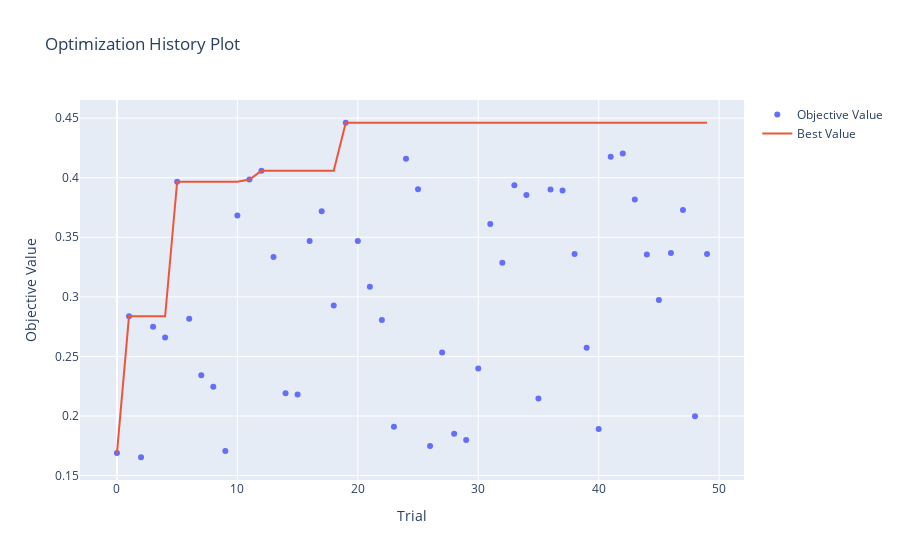
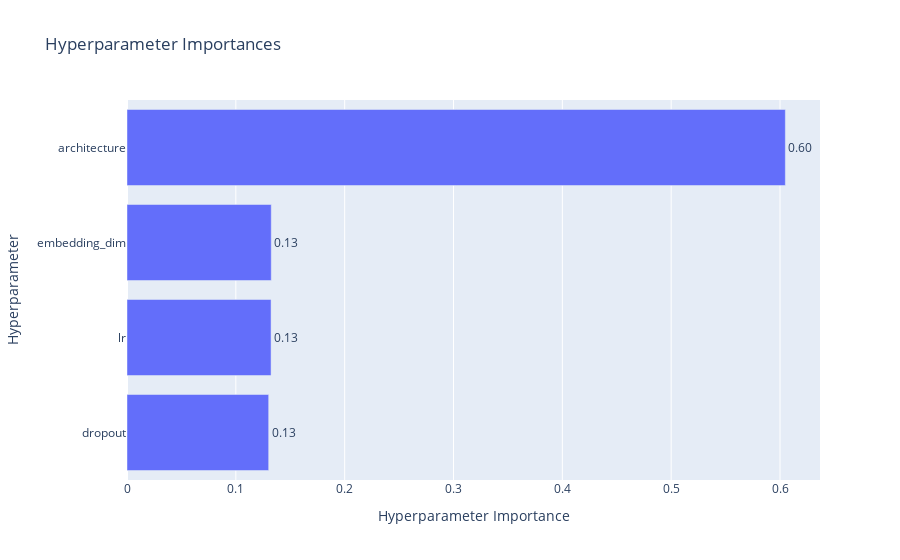
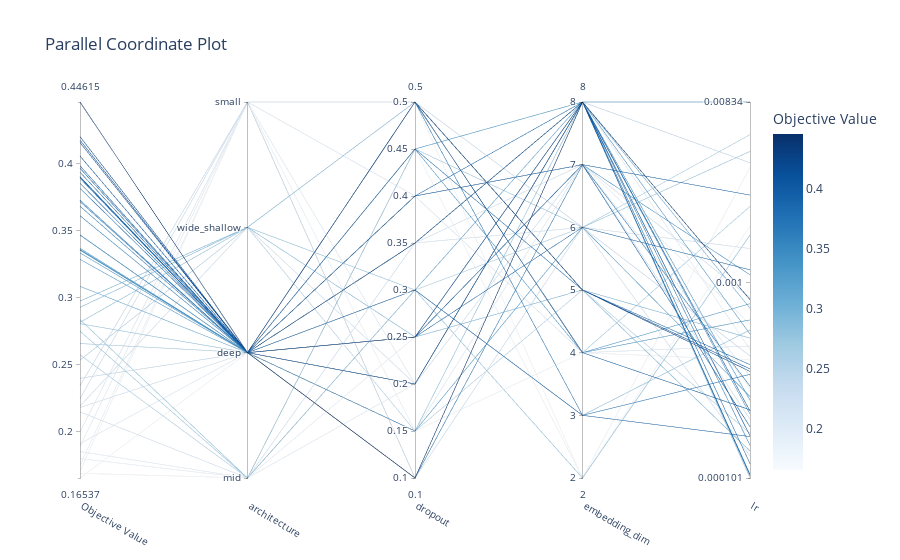
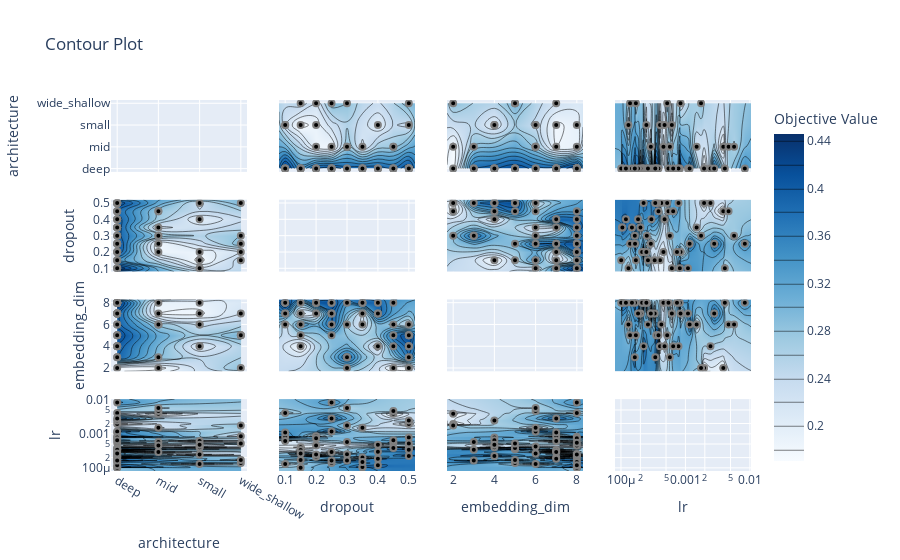

The notebook cell saved with these charts, in order:
### Markdown cell above
#### **Model A 30-Day LSTM-AE**

### Code cell
# Optuna objective function
def objective(trial):
    is_bilstm = False
    sequence_length = 30

    architecture_choice = trial.suggest_categorical("architecture", list(POSSIBLE_LAYER_SIZES.keys()))
    layer_sizes = POSSIBLE_LAYER_SIZES[architecture_choice]
    
    dropout = trial.suggest_float("dropout", 0.1, 0.5, step=0.05)
    embedding_dim = trial.suggest_int("embedding_dim", 2, 8)
    learning_rate = trial.suggest_float("lr", 1e-4, 1e-2, log=True)

    train_ds = WildfireDataset(s1_train, sequence_length, only_no_fire=True)
    val_ds = WildfireDataset(s1_val, sequence_length, only_no_fire=False)
    train_loader = DataLoader(train_ds, batch_size=64, shuffle=True, generator=g)
    val_loader = DataLoader(val_ds, batch_size=64, shuffle=False)

    model = LSTMAutoencoder(input_dim=len(NUMERIC_FEATURES),
                             embedding_dim=embedding_dim,
                             layer_sizes=layer_sizes,
                             num_states=s1_train[CAT_FEATURE].nunique(),
                             bidirectional=is_bilstm,
                             dropout=dropout)
    optimizer = torch.optim.Adam(model.parameters(), lr=learning_rate)
    criterion = nn.MSELoss()

    for epoch in range(1, 21):
        loss = train_one_epoch(model, train_loader, optimizer, criterion)

    val_scores, val_labels = evaluate_model(model, val_loader)
    threshold, _ = find_best_f1_threshold(val_labels, val_scores)
    metrics, _ = compute_metrics(val_labels, val_scores, threshold)

    trial_msg = (f"Trial {trial.number}: "
                 f"MCC={metrics['MCC']:.4f}, REC={metrics['REC']:.4f}, AUC={metrics['AUC']:.4f}, "
                 f"Params={trial.params}")
    
    log_path = os.path.join(log_dir, "LSTM-AE_optuna_search_log.txt")
    with open(log_path, "a") as f:
        log_and_print(trial_msg, f)
    
    return metrics["MCC"]

# Optuna study
study = optuna.create_study(direction="maximize")
study.optimize(objective, n_trials=50)

# Save best trial
best_params_path = os.path.join(log_dir, "LSTM-AE_best_trial_params.txt")
with open(best_params_path, "w") as f:
    f.write(str(study.best_trial.params))

print("Best trial parameters saved to:", best_params_path)

fig1 = vis.plot_optimization_history(study)
fig1.show()
fig2 = vis.plot_param_importances(study)
fig2.show()
fig3 = vis.plot_parallel_coordinate(study)
fig3.show()
fig4 = vis.plot_contour(study)
fig4.show()

fig1.write_html(os.path.join(log_dir, "LSTM-AE_optuna_optimization_history.html"))
fig2.write_html(os.path.join(log_dir, "LSTM-AE_optuna_param_importances.html"))
fig3.write_html(os.path.join(log_dir, "LSTM-AE_optuna_parallel_coordinate.html"))
fig4.write_html(os.path.join(log_dir, "LSTM-AE_optuna_contour.html"))

### Figure 1 — Plotly figure (JSON) as saved in the notebook; plotly's stock layout.template omitted (floating-point values rounded to 4 significant figures)
{"data": [{"mode": "markers", "name": "Objective Value", "type": "scatter", "x": [0, 1, 2, 3, 4, 5, 6, 7, 8, 9, 10, 11, 12, 13, 14, 15, 16, 17, 18, 19, 20, 21, 22, 23, 24, 25, 26, 27, 28, 29, 30, 31, 32, 33, 34, 35, 36, 37, 38, 39, 40, 41, 42, 43, 44, 45, 46, 47, 48, 49], "y": [0.1689, 0.2836, 0.1654, 0.275, 0.2658, 0.3967, 0.2817, 0.2343, 0.2246, 0.1706, 0.3683, 0.3985, 0.4058, 0.3335, 0.2192, 0.218, 0.3468, 0.3718, 0.2928, 0.4461, 0.3469, 0.3085, 0.2806, 0.191, 0.4159, 0.3904, 0.1748, 0.2534, 0.1851, 0.1799, 0.2398, 0.3612, 0.3287, 0.3937, 0.3854, 0.2147, 0.39, 0.3892, 0.3359, 0.2573, 0.189, 0.4176, 0.4202, 0.3817, 0.3355, 0.2975, 0.3369, 0.3729, 0.1998, 0.336]}, {"mode": "lines", "name": "Best Value", "type": "scatter", "x": [0, 1, 2, 3, 4, 5, 6, 7, 8, 9, 10, 11, 12, 13, 14, 15, 16, 17, 18, 19, 20, 21, 22, 23, 24, 25, 26, 27, 28, 29, 30, 31, 32, 33, 34, 35, 36, 37, 38, 39, 40, 41, 42, 43, 44, 45, 46, 47, 48, 49], "y": [0.1689, 0.2836, 0.2836, 0.2836, 0.2836, 0.3967, 0.3967, 0.3967, 0.3967, 0.3967, 0.3967, 0.3985, 0.4058, 0.4058, 0.4058, 0.4058, 0.4058, 0.4058, 0.4058, 0.4461, 0.4461, 0.4461, 0.4461, 0.4461, 0.4461, 0.4461, 0.4461, 0.4461, 0.4461, 0.4461, 0.4461, 0.4461, 0.4461, 0.4461, 0.4461, 0.4461, 0.4461, 0.4461, 0.4461, 0.4461, 0.4461, 0.4461, 0.4461, 0.4461, 0.4461, 0.4461, 0.4461, 0.4461, 0.4461, 0.4461]}, {"marker": {"color": "#cccccc"}, "mode": "markers", "name": "Infeasible Trial", "showlegend": false, "type": "scatter", "x": [], "y": []}], "layout": {"title": {"text": "Optimization History Plot"}, "xaxis": {"title": {"text": "Trial"}}, "yaxis": {"title": {"text": "Objective Value"}}}}

### Figure 2 — Plotly figure (JSON) as saved in the notebook; plotly's stock layout.template omitted (floating-point values rounded to 4 significant figures)
{"data": [{"cliponaxis": false, "hovertemplate": ["dropout (FloatDistribution): 0.13017722059086623<extra></extra>", "lr (FloatDistribution): 0.13236486635121802<extra></extra>", "embedding_dim (IntDistribution): 0.1325442968830984<extra></extra>", "architecture (CategoricalDistribution): 0.6049136161748173<extra></extra>"], "name": "Objective Value", "orientation": "h", "text": ["0.13", "0.13", "0.13", "0.60"], "textposition": "outside", "type": "bar", "x": [0.1302, 0.1324, 0.1325, 0.6049], "y": ["dropout", "lr", "embedding_dim", "architecture"]}], "layout": {"title": {"text": "Hyperparameter Importances"}, "xaxis": {"title": {"text": "Hyperparameter Importance"}}, "yaxis": {"title": {"text": "Hyperparameter"}}}}

### Figure 3 — Plotly figure (JSON) as saved in the notebook; plotly's stock layout.template omitted (floating-point values rounded to 4 significant figures)
{"data": [{"dimensions": [{"label": "Objective Value", "range": [0.1654, 0.4461], "values": [0.1689, 0.2836, 0.1654, 0.275, 0.2658, 0.3967, 0.2817, 0.2343, 0.2246, 0.1706, 0.3683, 0.3985, 0.4058, 0.3335, 0.2192, 0.218, 0.3468, 0.3718, 0.2928, 0.4461, 0.3469, 0.3085, 0.2806, 0.191, 0.4159, 0.3904, 0.1748, 0.2534, 0.1851, 0.1799, 0.2398, 0.3612, 0.3287, 0.3937, 0.3854, 0.2147, 0.39, 0.3892, 0.3359, 0.2573, 0.189, 0.4176, 0.4202, 0.3817, 0.3355, 0.2975, 0.3369, 0.3729, 0.1998, 0.336]}, {"label": "architecture", "range": [0, 3], "ticktext": ["mid", "deep", "wide_shallow", "small"], "tickvals": [0, 1, 2, 3], "values": [0, 0, 1, 0, 1, 1, 2, 3, 3, 3, 1, 1, 1, 1, 2, 1, 1, 1, 2, 1, 1, 1, 1, 1, 1, 1, 3, 2, 0, 0, 1, 1, 1, 1, 1, 0, 1, 1, 1, 0, 3, 1, 1, 1, 1, 2, 1, 1, 3, 1]}, {"label": "dropout", "range": [0.1, 0.5], "values": [0.45, 0.3, 0.5, 0.45, 0.5, 0.5, 0.3, 0.5, 0.1, 0.15, 0.35, 0.35, 0.2, 0.2, 0.2, 0.35, 0.25, 0.4, 0.25, 0.1, 0.1, 0.2, 0.15, 0.15, 0.25, 0.25, 0.1, 0.15, 0.2, 0.25, 0.1, 0.35, 0.3, 0.4, 0.4, 0.35, 0.3, 0.25, 0.45, 0.3, 0.2, 0.5, 0.5, 0.45, 0.5, 0.5, 0.45, 0.5, 0.4, 0.15]}, {"label": "embedding_dim", "range": [2, 8], "values": [2, 3, 2, 6, 4, 4, 2, 6, 6, 4, 8, 8, 8, 8, 7, 7, 8, 7, 5, 8, 7, 8, 8, 7, 8, 6, 7, 5, 8, 7, 8, 8, 8, 7, 8, 6, 3, 7, 8, 6, 8, 5, 5, 5, 4, 5, 4, 3, 4, 6]}, {"label": "lr", "range": [-3.997, -2.079], "ticktext": ["0.000101", "0.001", "0.00834"], "tickvals": [-3.997, -3, -2.079], "values": [-2.412, -3.241, -2.711, -2.331, -2.611, -3.649, -2.758, -3.374, -3.884, -3.394, -3.985, -3.978, -3.655, -3.671, -3.076, -3.697, -2.079, -3.528, -3.859, -3.087, -2.96, -3.131, -3.997, -3.477, -3.782, -2.935, -3.211, -3.769, -3.341, -3.537, -2.389, -3.83, -3.599, -3.735, -3.923, -2.826, -3.785, -2.554, -3.263, -2.245, -3.606, -3.44, -3.453, -3.418, -3.107, -3.283, -3.19, -3.468, -3.323, -3.581]}], "labelangle": 30, "labelside": "bottom", "line": {"color": [0.1689, 0.2836, 0.1654, 0.275, 0.2658, 0.3967, 0.2817, 0.2343, 0.2246, 0.1706, 0.3683, 0.3985, 0.4058, 0.3335, 0.2192, 0.218, 0.3468, 0.3718, 0.2928, 0.4461, 0.3469, 0.3085, 0.2806, 0.191, 0.4159, 0.3904, 0.1748, 0.2534, 0.1851, 0.1799, 0.2398, 0.3612, 0.3287, 0.3937, 0.3854, 0.2147, 0.39, 0.3892, 0.3359, 0.2573, 0.189, 0.4176, 0.4202, 0.3817, 0.3355, 0.2975, 0.3369, 0.3729, 0.1998, 0.336], "colorbar": {"title": {"text": "Objective Value"}}, "colorscale": [[0, "rgb(247,251,255)"], [0.125, "rgb(222,235,247)"], [0.25, "rgb(198,219,239)"], [0.375, "rgb(158,202,225)"], [0.5, "rgb(107,174,214)"], [0.625, "rgb(66,146,198)"], [0.75, "rgb(33,113,181)"], [0.875, "rgb(8,81,156)"], [1, "rgb(8,48,107)"]], "reversescale": false, "showscale": true}, "type": "parcoords"}], "layout": {"title": {"text": "Parallel Coordinate Plot"}}}

### Figure 4 — Plotly figure (JSON) as saved in the notebook; plotly's stock layout.template omitted (floating-point values rounded to 4 significant figures; data arrays with more than 128 entries replaced by an {"elided": "..."} marker saying what was removed)
{"data": [{"type": "scatter", "xaxis": "x", "yaxis": "y"}, {"colorbar": {"title": {"text": "Objective Value"}}, "colorscale": [[0, "rgb(247,251,255)"], [0.125, "rgb(222,235,247)"], [0.25, "rgb(198,219,239)"], [0.375, "rgb(158,202,225)"], [0.5, "rgb(107,174,214)"], [0.625, "rgb(66,146,198)"], [0.75, "rgb(33,113,181)"], [0.875, "rgb(8,81,156)"], [1, "rgb(8,48,107)"]], "connectgaps": true, "contours": {"coloring": "heatmap"}, "hoverinfo": "none", "line": {"smoothing": 1.3}, "reversescale": false, "showscale": true, "type": "contour", "x": ["deep", "mid", "small", "wide_shallow"], "xaxis": "x5", "y": [0.08, 0.1, 0.15, 0.2, 0.25, 0.3, 0.35, 0.4, 0.45, 0.5, 0.52], "yaxis": "y5", "z": [[null, null, null, null], [0.4461, null, 0.2246, null], [0.336, null, 0.1706, 0.2534], [0.4058, 0.1851, 0.189, 0.2192], [0.4159, 0.1799, null, 0.2928], [0.39, 0.2836, null, 0.2817], [0.3985, 0.2147, null, null], [0.3937, null, 0.1998, null], [0.3817, 0.275, null, null], [0.4202, null, 0.2343, 0.2975], [null, null, null, null]]}, {"marker": {"color": "black", "line": {"color": "Gray", "width": 2}}, "mode": "markers", "name": "Feasible Trial", "showlegend": false, "type": "scatter", "x": ["mid", "mid", "deep", "mid", "deep", "deep", "wide_shallow", "small", "small", "small", "deep", "deep", "deep", "deep", "wide_shallow", "deep", "deep", "deep", "wide_shallow", "deep", "deep", "deep", "deep", "deep", "deep", "deep", "small", "wide_shallow", "mid", "mid", "deep", "deep", "deep", "deep", "deep", "mid", "deep", "deep", "deep", "mid", "small", "deep", "deep", "deep", "deep", "wide_shallow", "deep", "deep", "small", "deep"], "xaxis": "x5", "y": [0.45, 0.3, 0.5, 0.45, 0.5, 0.5, 0.3, 0.5, 0.1, 0.15, 0.35, 0.35, 0.2, 0.2, 0.2, 0.35, 0.25, 0.4, 0.25, 0.1, 0.1, 0.2, 0.15, 0.15, 0.25, 0.25, 0.1, 0.15, 0.2, 0.25, 0.1, 0.35, 0.3, 0.4, 0.4, 0.35, 0.3, 0.25, 0.45, 0.3, 0.2, 0.5, 0.5, 0.45, 0.5, 0.5, 0.45, 0.5, 0.4, 0.15], "yaxis": "y5"}, {"colorbar": {"title": {"text": "Objective Value"}}, "colorscale": [[0, "rgb(247,251,255)"], [0.125, "rgb(222,235,247)"], [0.25, "rgb(198,219,239)"], [0.375, "rgb(158,202,225)"], [0.5, "rgb(107,174,214)"], [0.625, "rgb(66,146,198)"], [0.75, "rgb(33,113,181)"], [0.875, "rgb(8,81,156)"], [1, "rgb(8,48,107)"]], "connectgaps": true, "contours": {"coloring": "heatmap"}, "hoverinfo": "none", "line": {"smoothing": 1.3}, "reversescale": false, "showscale": false, "type": "contour", "x": ["deep", "mid", "small", "wide_shallow"], "xaxis": "x9", "y": [1.7, 2, 3, 4, 5, 6, 7, 8, 8.3], "yaxis": "y9", "z": [[null, null, null, null], [0.1654, 0.1689, null, 0.2817], [0.39, 0.2836, null, null], [0.3967, null, 0.1998, null], [0.4202, null, null, 0.2975], [0.3904, 0.275, 0.2343, null], [0.3937, 0.1799, 0.1748, 0.2192], [0.4461, 0.1851, 0.189, null], [null, null, null, null]]}, {"marker": {"color": "black", "line": {"color": "Gray", "width": 2}}, "mode": "markers", "name": "Feasible Trial", "showlegend": false, "type": "scatter", "x": ["mid", "mid", "deep", "mid", "deep", "deep", "wide_shallow", "small", "small", "small", "deep", "deep", "deep", "deep", "wide_shallow", "deep", "deep", "deep", "wide_shallow", "deep", "deep", "deep", "deep", "deep", "deep", "deep", "small", "wide_shallow", "mid", "mid", "deep", "deep", "deep", "deep", "deep", "mid", "deep", "deep", "deep", "mid", "small", "deep", "deep", "deep", "deep", "wide_shallow", "deep", "deep", "small", "deep"], "xaxis": "x9", "y": [2, 3, 2, 6, 4, 4, 2, 6, 6, 4, 8, 8, 8, 8, 7, 7, 8, 7, 5, 8, 7, 8, 8, 7, 8, 6, 7, 5, 8, 7, 8, 8, 8, 7, 8, 6, 3, 7, 8, 6, 8, 5, 5, 5, 4, 5, 4, 3, 4, 6], "yaxis": "y9"}, {"colorbar": {"title": {"text": "Objective Value"}}, "colorscale": [[0, "rgb(247,251,255)"], [0.125, "rgb(222,235,247)"], [0.25, "rgb(198,219,239)"], [0.375, "rgb(158,202,225)"], [0.5, "rgb(107,174,214)"], [0.625, "rgb(66,146,198)"], [0.75, "rgb(33,113,181)"], [0.875, "rgb(8,81,156)"], [1, "rgb(8,48,107)"]], "connectgaps": true, "contours": {"coloring": "heatmap"}, "hoverinfo": "none", "line": {"smoothing": 1.3}, "reversescale": false, "showscale": false, "type": "contour", "x": ["deep", "mid", "small", "wide_shallow"], "xaxis": "x13", "y": [8.083e-05, 0.0001008, 0.0001036, 0.0001052, 0.0001194, 0.0001307, 0.0001384, 0.000148, 0.000164, 0.0001654, 0.0001704, 0.0001841, 0.0002008, 0.0002132, 0.0002212, 0.0002245, 0.0002478, 0.0002516, 0.0002623, 0.0002906, 0.0002964, 0.0003332, 0.0003405, 0.0003522, 0.0003629, 0.0003815, 0.0004034, 0.0004227, 0.0004559, 0.0004749, 0.0005212, 0.000546, 0.0005737, 0.0006156, 0.0006456, 0.0007399, 0.0007809, 0.0008188, 0.0008396, 0.001096, 0.001162, 0.001493, 0.001747, 0.001947, 0.002447, 0.002795, 0.003869, 0.004086, 0.00467, 0.005685, 0.008342, 0.0104], "yaxis": "y13", "z": {"elided": "52x4 float values"}}, {"marker": {"color": "black", "line": {"color": "Gray", "width": 2}}, "mode": "markers", "name": "Feasible Trial", "showlegend": false, "type": "scatter", "x": ["mid", "mid", "deep", "mid", "deep", "deep", "wide_shallow", "small", "small", "small", "deep", "deep", "deep", "deep", "wide_shallow", "deep", "deep", "deep", "wide_shallow", "deep", "deep", "deep", "deep", "deep", "deep", "deep", "small", "wide_shallow", "mid", "mid", "deep", "deep", "deep", "deep", "deep", "mid", "deep", "deep", "deep", "mid", "small", "deep", "deep", "deep", "deep", "wide_shallow", "deep", "deep", "small", "deep"], "xaxis": "x13", "y": [0.003869, 0.0005737, 0.001947, 0.00467, 0.002447, 0.0002245, 0.001747, 0.0004227, 0.0001307, 0.0004034, 0.0001036, 0.0001052, 0.0002212, 0.0002132, 0.0008396, 0.0002008, 0.008342, 0.0002964, 0.0001384, 0.0008188, 0.001096, 0.0007399, 0.0001008, 0.0003332, 0.0001654, 0.001162, 0.0006156, 0.0001704, 0.0004559, 0.0002906, 0.004086, 0.000148, 0.0002516, 0.0001841, 0.0001194, 0.001493, 0.000164, 0.002795, 0.000546, 0.005685, 0.0002478, 0.0003629, 0.0003522, 0.0003815, 0.0007809, 0.0005212, 0.0006456, 0.0003405, 0.0004749, 0.0002623], "yaxis": "y13"}, {"colorbar": {"title": {"text": "Objective Value"}}, "colorscale": [[0, "rgb(247,251,255)"], [0.125, "rgb(222,235,247)"], [0.25, "rgb(198,219,239)"], [0.375, "rgb(158,202,225)"], [0.5, "rgb(107,174,214)"], [0.625, "rgb(66,146,198)"], [0.75, "rgb(33,113,181)"], [0.875, "rgb(8,81,156)"], [1, "rgb(8,48,107)"]], "connectgaps": true, "contours": {"coloring": "heatmap"}, "hoverinfo": "none", "line": {"smoothing": 1.3}, "reversescale": false, "showscale": false, "type": "contour", "x": [0.08, 0.1, 0.15, 0.2, 0.25, 0.3, 0.35, 0.4, 0.45, 0.5, 0.52], "xaxis": "x2", "y": ["deep", "mid", "small", "wide_shallow"], "yaxis": "y2", "z": [[null, 0.4461, 0.336, 0.4058, 0.4159, 0.39, 0.3985, 0.3937, 0.3817, 0.4202, null], [null, null, null, 0.1851, 0.1799, 0.2836, 0.2147, null, 0.275, null, null], [null, 0.2246, 0.1706, 0.189, null, null, null, 0.1998, null, 0.2343, null], [null, null, 0.2534, 0.2192, 0.2928, 0.2817, null, null, null, 0.2975, null]]}, {"marker": {"color": "black", "line": {"color": "Gray", "width": 2}}, "mode": "markers", "name": "Feasible Trial", "showlegend": false, "type": "scatter", "x": [0.45, 0.3, 0.5, 0.45, 0.5, 0.5, 0.3, 0.5, 0.1, 0.15, 0.35, 0.35, 0.2, 0.2, 0.2, 0.35, 0.25, 0.4, 0.25, 0.1, 0.1, 0.2, 0.15, 0.15, 0.25, 0.25, 0.1, 0.15, 0.2, 0.25, 0.1, 0.35, 0.3, 0.4, 0.4, 0.35, 0.3, 0.25, 0.45, 0.3, 0.2, 0.5, 0.5, 0.45, 0.5, 0.5, 0.45, 0.5, 0.4, 0.15], "xaxis": "x2", "y": ["mid", "mid", "deep", "mid", "deep", "deep", "wide_shallow", "small", "small", "small", "deep", "deep", "deep", "deep", "wide_shallow", "deep", "deep", "deep", "wide_shallow", "deep", "deep", "deep", "deep", "deep", "deep", "deep", "small", "wide_shallow", "mid", "mid", "deep", "deep", "deep", "deep", "deep", "mid", "deep", "deep", "deep", "mid", "small", "deep", "deep", "deep", "deep", "wide_shallow", "deep", "deep", "small", "deep"], "yaxis": "y2"}, {"type": "scatter", "xaxis": "x6", "yaxis": "y6"}, {"colorbar": {"title": {"text": "Objective Value"}}, "colorscale": [[0, "rgb(247,251,255)"], [0.125, "rgb(222,235,247)"], [0.25, "rgb(198,219,239)"], [0.375, "rgb(158,202,225)"], [0.5, "rgb(107,174,214)"], [0.625, "rgb(66,146,198)"], [0.75, "rgb(33,113,181)"], [0.875, "rgb(8,81,156)"], [1, "rgb(8,48,107)"]], "connectgaps": true, "contours": {"coloring": "heatmap"}, "hoverinfo": "none", "line": {"smoothing": 1.3}, "reversescale": false, "showscale": false, "type": "contour", "x": [0.08, 0.1, 0.15, 0.2, 0.25, 0.3, 0.35, 0.4, 0.45, 0.5, 0.52], "xaxis": "x10", "y": [1.7, 2, 3, 4, 5, 6, 7, 8, 8.3], "yaxis": "y10", "z": [[null, null, null, null, null, null, null, null, null, null, null], [null, null, null, null, null, 0.2817, null, null, 0.1689, 0.1654, null], [null, null, null, null, null, 0.39, null, null, null, 0.3729, null], [null, null, 0.1706, null, null, null, null, 0.1998, 0.3369, 0.3967, null], [null, null, 0.2534, null, 0.2928, null, null, null, 0.3817, 0.4202, null], [null, 0.2246, 0.336, null, 0.3904, 0.2573, 0.2147, null, 0.275, 0.2343, null], [null, 0.3469, 0.191, 0.2192, 0.3892, null, 0.218, 0.3937, null, null, null], [null, 0.4461, 0.2806, 0.4058, 0.4159, 0.3287, 0.3985, 0.3854, 0.3359, null, null], [null, null, null, null, null, null, null, null, null, null, null]]}, {"marker": {"color": "black", "line": {"color": "Gray", "width": 2}}, "mode": "markers", "name": "Feasible Trial", "showlegend": false, "type": "scatter", "x": [0.45, 0.3, 0.5, 0.45, 0.5, 0.5, 0.3, 0.5, 0.1, 0.15, 0.35, 0.35, 0.2, 0.2, 0.2, 0.35, 0.25, 0.4, 0.25, 0.1, 0.1, 0.2, 0.15, 0.15, 0.25, 0.25, 0.1, 0.15, 0.2, 0.25, 0.1, 0.35, 0.3, 0.4, 0.4, 0.35, 0.3, 0.25, 0.45, 0.3, 0.2, 0.5, 0.5, 0.45, 0.5, 0.5, 0.45, 0.5, 0.4, 0.15], "xaxis": "x10", "y": [2, 3, 2, 6, 4, 4, 2, 6, 6, 4, 8, 8, 8, 8, 7, 7, 8, 7, 5, 8, 7, 8, 8, 7, 8, 6, 7, 5, 8, 7, 8, 8, 8, 7, 8, 6, 3, 7, 8, 6, 8, 5, 5, 5, 4, 5, 4, 3, 4, 6], "yaxis": "y10"}, {"colorbar": {"title": {"text": "Objective Value"}}, "colorscale": [[0, "rgb(247,251,255)"], [0.125, "rgb(222,235,247)"], [0.25, "rgb(198,219,239)"], [0.375, "rgb(158,202,225)"], [0.5, "rgb(107,174,214)"], [0.625, "rgb(66,146,198)"], [0.75, "rgb(33,113,181)"], [0.875, "rgb(8,81,156)"], [1, "rgb(8,48,107)"]], "connectgaps": true, "contours": {"coloring": "heatmap"}, "hoverinfo": "none", "line": {"smoothing": 1.3}, "reversescale": false, "showscale": false, "type": "contour", "x": [0.08, 0.1, 0.15, 0.2, 0.25, 0.3, 0.35, 0.4, 0.45, 0.5, 0.52], "xaxis": "x14", "y": [8.083e-05, 0.0001008, 0.0001036, 0.0001052, 0.0001194, 0.0001307, 0.0001384, 0.000148, 0.000164, 0.0001654, 0.0001704, 0.0001841, 0.0002008, 0.0002132, 0.0002212, 0.0002245, 0.0002478, 0.0002516, 0.0002623, 0.0002906, 0.0002964, 0.0003332, 0.0003405, 0.0003522, 0.0003629, 0.0003815, 0.0004034, 0.0004227, 0.0004559, 0.0004749, 0.0005212, 0.000546, 0.0005737, 0.0006156, 0.0006456, 0.0007399, 0.0007809, 0.0008188, 0.0008396, 0.001096, 0.001162, 0.001493, 0.001747, 0.001947, 0.002447, 0.002795, 0.003869, 0.004086, 0.00467, 0.005685, 0.008342, 0.0104], "yaxis": "y14", "z": {"elided": "52x11 float values"}}, {"marker": {"color": "black", "line": {"color": "Gray", "width": 2}}, "mode": "markers", "name": "Feasible Trial", "showlegend": false, "type": "scatter", "x": [0.45, 0.3, 0.5, 0.45, 0.5, 0.5, 0.3, 0.5, 0.1, 0.15, 0.35, 0.35, 0.2, 0.2, 0.2, 0.35, 0.25, 0.4, 0.25, 0.1, 0.1, 0.2, 0.15, 0.15, 0.25, 0.25, 0.1, 0.15, 0.2, 0.25, 0.1, 0.35, 0.3, 0.4, 0.4, 0.35, 0.3, 0.25, 0.45, 0.3, 0.2, 0.5, 0.5, 0.45, 0.5, 0.5, 0.45, 0.5, 0.4, 0.15], "xaxis": "x14", "y": [0.003869, 0.0005737, 0.001947, 0.00467, 0.002447, 0.0002245, 0.001747, 0.0004227, 0.0001307, 0.0004034, 0.0001036, 0.0001052, 0.0002212, 0.0002132, 0.0008396, 0.0002008, 0.008342, 0.0002964, 0.0001384, 0.0008188, 0.001096, 0.0007399, 0.0001008, 0.0003332, 0.0001654, 0.001162, 0.0006156, 0.0001704, 0.0004559, 0.0002906, 0.004086, 0.000148, 0.0002516, 0.0001841, 0.0001194, 0.001493, 0.000164, 0.002795, 0.000546, 0.005685, 0.0002478, 0.0003629, 0.0003522, 0.0003815, 0.0007809, 0.0005212, 0.0006456, 0.0003405, 0.0004749, 0.0002623], "yaxis": "y14"}, {"colorbar": {"title": {"text": "Objective Value"}}, "colorscale": [[0, "rgb(247,251,255)"], [0.125, "rgb(222,235,247)"], [0.25, "rgb(198,219,239)"], [0.375, "rgb(158,202,225)"], [0.5, "rgb(107,174,214)"], [0.625, "rgb(66,146,198)"], [0.75, "rgb(33,113,181)"], [0.875, "rgb(8,81,156)"], [1, "rgb(8,48,107)"]], "connectgaps": true, "contours": {"coloring": "heatmap"}, "hoverinfo": "none", "line": {"smoothing": 1.3}, "reversescale": false, "showscale": false, "type": "contour", "x": [1.7, 2, 3, 4, 5, 6, 7, 8, 8.3], "xaxis": "x3", "y": ["deep", "mid", "small", "wide_shallow"], "yaxis": "y3", "z": [[null, 0.1654, 0.39, 0.3967, 0.4202, 0.3904, 0.3937, 0.4461, null], [null, 0.1689, 0.2836, null, null, 0.275, 0.1799, 0.1851, null], [null, null, null, 0.1998, null, 0.2343, 0.1748, 0.189, null], [null, 0.2817, null, null, 0.2975, null, 0.2192, null, null]]}, {"marker": {"color": "black", "line": {"color": "Gray", "width": 2}}, "mode": "markers", "name": "Feasible Trial", "showlegend": false, "type": "scatter", "x": [2, 3, 2, 6, 4, 4, 2, 6, 6, 4, 8, 8, 8, 8, 7, 7, 8, 7, 5, 8, 7, 8, 8, 7, 8, 6, 7, 5, 8, 7, 8, 8, 8, 7, 8, 6, 3, 7, 8, 6, 8, 5, 5, 5, 4, 5, 4, 3, 4, 6], "xaxis": "x3", "y": ["mid", "mid", "deep", "mid", "deep", "deep", "wide_shallow", "small", "small", "small", "deep", "deep", "deep", "deep", "wide_shallow", "deep", "deep", "deep", "wide_shallow", "deep", "deep", "deep", "deep", "deep", "deep", "deep", "small", "wide_shallow", "mid", "mid", "deep", "deep", "deep", "deep", "deep", "mid", "deep", "deep", "deep", "mid", "small", "deep", "deep", "deep", "deep", "wide_shallow", "deep", "deep", "small", "deep"], "yaxis": "y3"}, {"colorbar": {"title": {"text": "Objective Value"}}, "colorscale": [[0, "rgb(247,251,255)"], [0.125, "rgb(222,235,247)"], [0.25, "rgb(198,219,239)"], [0.375, "rgb(158,202,225)"], [0.5, "rgb(107,174,214)"], [0.625, "rgb(66,146,198)"], [0.75, "rgb(33,113,181)"], [0.875, "rgb(8,81,156)"], [1, "rgb(8,48,107)"]], "connectgaps": true, "contours": {"coloring": "heatmap"}, "hoverinfo": "none", "line": {"smoothing": 1.3}, "reversescale": false, "showscale": false, "type": "contour", "x": [1.7, 2, 3, 4, 5, 6, 7, 8, 8.3], "xaxis": "x7", "y": [0.08, 0.1, 0.15, 0.2, 0.25, 0.3, 0.35, 0.4, 0.45, 0.5, 0.52], "yaxis": "y7", "z": [[null, null, null, null, null, null, null, null, null], [null, null, null, null, null, 0.2246, 0.3469, 0.4461, null], [null, null, null, 0.1706, 0.2534, 0.336, 0.191, 0.2806, null], [null, null, null, null, null, null, 0.2192, 0.4058, null], [null, null, null, null, 0.2928, 0.3904, 0.3892, 0.4159, null], [null, 0.2817, 0.39, null, null, 0.2573, null, 0.3287, null], [null, null, null, null, null, 0.2147, 0.218, 0.3985, null], [null, null, null, 0.1998, null, null, 0.3937, 0.3854, null], [null, 0.1689, null, 0.3369, 0.3817, 0.275, null, 0.3359, null], [null, 0.1654, 0.3729, 0.3967, 0.4202, 0.2343, null, null, null], [null, null, null, null, null, null, null, null, null]]}, {"marker": {"color": "black", "line": {"color": "Gray", "width": 2}}, "mode": "markers", "name": "Feasible Trial", "showlegend": false, "type": "scatter", "x": [2, 3, 2, 6, 4, 4, 2, 6, 6, 4, 8, 8, 8, 8, 7, 7, 8, 7, 5, 8, 7, 8, 8, 7, 8, 6, 7, 5, 8, 7, 8, 8, 8, 7, 8, 6, 3, 7, 8, 6, 8, 5, 5, 5, 4, 5, 4, 3, 4, 6], "xaxis": "x7", "y": [0.45, 0.3, 0.5, 0.45, 0.5, 0.5, 0.3, 0.5, 0.1, 0.15, 0.35, 0.35, 0.2, 0.2, 0.2, 0.35, 0.25, 0.4, 0.25, 0.1, 0.1, 0.2, 0.15, 0.15, 0.25, 0.25, 0.1, 0.15, 0.2, 0.25, 0.1, 0.35, 0.3, 0.4, 0.4, 0.35, 0.3, 0.25, 0.45, 0.3, 0.2, 0.5, 0.5, 0.45, 0.5, 0.5, 0.45, 0.5, 0.4, 0.15], "yaxis": "y7"}, {"type": "scatter", "xaxis": "x11", "yaxis": "y11"}, {"colorbar": {"title": {"text": "Objective Value"}}, "colorscale": [[0, "rgb(247,251,255)"], [0.125, "rgb(222,235,247)"], [0.25, "rgb(198,219,239)"], [0.375, "rgb(158,202,225)"], [0.5, "rgb(107,174,214)"], [0.625, "rgb(66,146,198)"], [0.75, "rgb(33,113,181)"], [0.875, "rgb(8,81,156)"], [1, "rgb(8,48,107)"]], "connectgaps": true, "contours": {"coloring": "heatmap"}, "hoverinfo": "none", "line": {"smoothing": 1.3}, "reversescale": false, "showscale": false, "type": "contour", "x": [1.7, 2, 3, 4, 5, 6, 7, 8, 8.3], "xaxis": "x15", "y": [8.083e-05, 0.0001008, 0.0001036, 0.0001052, 0.0001194, 0.0001307, 0.0001384, 0.000148, 0.000164, 0.0001654, 0.0001704, 0.0001841, 0.0002008, 0.0002132, 0.0002212, 0.0002245, 0.0002478, 0.0002516, 0.0002623, 0.0002906, 0.0002964, 0.0003332, 0.0003405, 0.0003522, 0.0003629, 0.0003815, 0.0004034, 0.0004227, 0.0004559, 0.0004749, 0.0005212, 0.000546, 0.0005737, 0.0006156, 0.0006456, 0.0007399, 0.0007809, 0.0008188, 0.0008396, 0.001096, 0.001162, 0.001493, 0.001747, 0.001947, 0.002447, 0.002795, 0.003869, 0.004086, 0.00467, 0.005685, 0.008342, 0.0104], "yaxis": "y15", "z": {"elided": "52x9 float values"}}, {"marker": {"color": "black", "line": {"color": "Gray", "width": 2}}, "mode": "markers", "name": "Feasible Trial", "showlegend": false, "type": "scatter", "x": [2, 3, 2, 6, 4, 4, 2, 6, 6, 4, 8, 8, 8, 8, 7, 7, 8, 7, 5, 8, 7, 8, 8, 7, 8, 6, 7, 5, 8, 7, 8, 8, 8, 7, 8, 6, 3, 7, 8, 6, 8, 5, 5, 5, 4, 5, 4, 3, 4, 6], "xaxis": "x15", "y": [0.003869, 0.0005737, 0.001947, 0.00467, 0.002447, 0.0002245, 0.001747, 0.0004227, 0.0001307, 0.0004034, 0.0001036, 0.0001052, 0.0002212, 0.0002132, 0.0008396, 0.0002008, 0.008342, 0.0002964, 0.0001384, 0.0008188, 0.001096, 0.0007399, 0.0001008, 0.0003332, 0.0001654, 0.001162, 0.0006156, 0.0001704, 0.0004559, 0.0002906, 0.004086, 0.000148, 0.0002516, 0.0001841, 0.0001194, 0.001493, 0.000164, 0.002795, 0.000546, 0.005685, 0.0002478, 0.0003629, 0.0003522, 0.0003815, 0.0007809, 0.0005212, 0.0006456, 0.0003405, 0.0004749, 0.0002623], "yaxis": "y15"}, {"colorbar": {"title": {"text": "Objective Value"}}, "colorscale": [[0, "rgb(247,251,255)"], [0.125, "rgb(222,235,247)"], [0.25, "rgb(198,219,239)"], [0.375, "rgb(158,202,225)"], [0.5, "rgb(107,174,214)"], [0.625, "rgb(66,146,198)"], [0.75, "rgb(33,113,181)"], [0.875, "rgb(8,81,156)"], [1, "rgb(8,48,107)"]], "connectgaps": true, "contours": {"coloring": "heatmap"}, "hoverinfo": "none", "line": {"smoothing": 1.3}, "reversescale": false, "showscale": false, "type": "contour", "x": [8.083e-05, 0.0001008, 0.0001036, 0.0001052, 0.0001194, 0.0001307, 0.0001384, 0.000148, 0.000164, 0.0001654, 0.0001704, 0.0001841, 0.0002008, 0.0002132, 0.0002212, 0.0002245, 0.0002478, 0.0002516, 0.0002623, 0.0002906, 0.0002964, 0.0003332, 0.0003405, 0.0003522, 0.0003629, 0.0003815, 0.0004034, 0.0004227, 0.0004559, 0.0004749, 0.0005212, 0.000546, 0.0005737, 0.0006156, 0.0006456, 0.0007399, 0.0007809, 0.0008188, 0.0008396, 0.001096, 0.001162, 0.001493, 0.001747, 0.001947, 0.002447, 0.002795, 0.003869, 0.004086, 0.00467, 0.005685, 0.008342, 0.0104], "xaxis": "x4", "y": ["deep", "mid", "small", "wide_shallow"], "yaxis": "y4", "z": {"elided": "4x52 float values"}}, {"marker": {"color": "black", "line": {"color": "Gray", "width": 2}}, "mode": "markers", "name": "Feasible Trial", "showlegend": false, "type": "scatter", "x": [0.003869, 0.0005737, 0.001947, 0.00467, 0.002447, 0.0002245, 0.001747, 0.0004227, 0.0001307, 0.0004034, 0.0001036, 0.0001052, 0.0002212, 0.0002132, 0.0008396, 0.0002008, 0.008342, 0.0002964, 0.0001384, 0.0008188, 0.001096, 0.0007399, 0.0001008, 0.0003332, 0.0001654, 0.001162, 0.0006156, 0.0001704, 0.0004559, 0.0002906, 0.004086, 0.000148, 0.0002516, 0.0001841, 0.0001194, 0.001493, 0.000164, 0.002795, 0.000546, 0.005685, 0.0002478, 0.0003629, 0.0003522, 0.0003815, 0.0007809, 0.0005212, 0.0006456, 0.0003405, 0.0004749, 0.0002623], "xaxis": "x4", "y": ["mid", "mid", "deep", "mid", "deep", "deep", "wide_shallow", "small", "small", "small", "deep", "deep", "deep", "deep", "wide_shallow", "deep", "deep", "deep", "wide_shallow", "deep", "deep", "deep", "deep", "deep", "deep", "deep", "small", "wide_shallow", "mid", "mid", "deep", "deep", "deep", "deep", "deep", "mid", "deep", "deep", "deep", "mid", "small", "deep", "deep", "deep", "deep", "wide_shallow", "deep", "deep", "small", "deep"], "yaxis": "y4"}, {"colorbar": {"title": {"text": "Objective Value"}}, "colorscale": [[0, "rgb(247,251,255)"], [0.125, "rgb(222,235,247)"], [0.25, "rgb(198,219,239)"], [0.375, "rgb(158,202,225)"], [0.5, "rgb(107,174,214)"], [0.625, "rgb(66,146,198)"], [0.75, "rgb(33,113,181)"], [0.875, "rgb(8,81,156)"], [1, "rgb(8,48,107)"]], "connectgaps": true, "contours": {"coloring": "heatmap"}, "hoverinfo": "none", "line": {"smoothing": 1.3}, "reversescale": false, "showscale": false, "type": "contour", "x": [8.083e-05, 0.0001008, 0.0001036, 0.0001052, 0.0001194, 0.0001307, 0.0001384, 0.000148, 0.000164, 0.0001654, 0.0001704, 0.0001841, 0.0002008, 0.0002132, 0.0002212, 0.0002245, 0.0002478, 0.0002516, 0.0002623, 0.0002906, 0.0002964, 0.0003332, 0.0003405, 0.0003522, 0.0003629, 0.0003815, 0.0004034, 0.0004227, 0.0004559, 0.0004749, 0.0005212, 0.000546, 0.0005737, 0.0006156, 0.0006456, 0.0007399, 0.0007809, 0.0008188, 0.0008396, 0.001096, 0.001162, 0.001493, 0.001747, 0.001947, 0.002447, 0.002795, 0.003869, 0.004086, 0.00467, 0.005685, 0.008342, 0.0104], "xaxis": "x8", "y": [0.08, 0.1, 0.15, 0.2, 0.25, 0.3, 0.35, 0.4, 0.45, 0.5, 0.52], "yaxis": "y8", "z": {"elided": "11x52 float values"}}, {"marker": {"color": "black", "line": {"color": "Gray", "width": 2}}, "mode": "markers", "name": "Feasible Trial", "showlegend": false, "type": "scatter", "x": [0.003869, 0.0005737, 0.001947, 0.00467, 0.002447, 0.0002245, 0.001747, 0.0004227, 0.0001307, 0.0004034, 0.0001036, 0.0001052, 0.0002212, 0.0002132, 0.0008396, 0.0002008, 0.008342, 0.0002964, 0.0001384, 0.0008188, 0.001096, 0.0007399, 0.0001008, 0.0003332, 0.0001654, 0.001162, 0.0006156, 0.0001704, 0.0004559, 0.0002906, 0.004086, 0.000148, 0.0002516, 0.0001841, 0.0001194, 0.001493, 0.000164, 0.002795, 0.000546, 0.005685, 0.0002478, 0.0003629, 0.0003522, 0.0003815, 0.0007809, 0.0005212, 0.0006456, 0.0003405, 0.0004749, 0.0002623], "xaxis": "x8", "y": [0.45, 0.3, 0.5, 0.45, 0.5, 0.5, 0.3, 0.5, 0.1, 0.15, 0.35, 0.35, 0.2, 0.2, 0.2, 0.35, 0.25, 0.4, 0.25, 0.1, 0.1, 0.2, 0.15, 0.15, 0.25, 0.25, 0.1, 0.15, 0.2, 0.25, 0.1, 0.35, 0.3, 0.4, 0.4, 0.35, 0.3, 0.25, 0.45, 0.3, 0.2, 0.5, 0.5, 0.45, 0.5, 0.5, 0.45, 0.5, 0.4, 0.15], "yaxis": "y8"}, {"colorbar": {"title": {"text": "Objective Value"}}, "colorscale": [[0, "rgb(247,251,255)"], [0.125, "rgb(222,235,247)"], [0.25, "rgb(198,219,239)"], [0.375, "rgb(158,202,225)"], [0.5, "rgb(107,174,214)"], [0.625, "rgb(66,146,198)"], [0.75, "rgb(33,113,181)"], [0.875, "rgb(8,81,156)"], [1, "rgb(8,48,107)"]], "connectgaps": true, "contours": {"coloring": "heatmap"}, "hoverinfo": "none", "line": {"smoothing": 1.3}, "reversescale": false, "showscale": false, "type": "contour", "x": [8.083e-05, 0.0001008, 0.0001036, 0.0001052, 0.0001194, 0.0001307, 0.0001384, 0.000148, 0.000164, 0.0001654, 0.0001704, 0.0001841, 0.0002008, 0.0002132, 0.0002212, 0.0002245, 0.0002478, 0.0002516, 0.0002623, 0.0002906, 0.0002964, 0.0003332, 0.0003405, 0.0003522, 0.0003629, 0.0003815, 0.0004034, 0.0004227, 0.0004559, 0.0004749, 0.0005212, 0.000546, 0.0005737, 0.0006156, 0.0006456, 0.0007399, 0.0007809, 0.0008188, 0.0008396, 0.001096, 0.001162, 0.001493, 0.001747, 0.001947, 0.002447, 0.002795, 0.003869, 0.004086, 0.00467, 0.005685, 0.008342, 0.0104], "xaxis": "x12", "y": [1.7, 2, 3, 4, 5, 6, 7, 8, 8.3], "yaxis": "y12", "z": {"elided": "9x52 float values"}}, {"marker": {"color": "black", "line": {"color": "Gray", "width": 2}}, "mode": "markers", "name": "Feasible Trial", "showlegend": false, "type": "scatter", "x": [0.003869, 0.0005737, 0.001947, 0.00467, 0.002447, 0.0002245, 0.001747, 0.0004227, 0.0001307, 0.0004034, 0.0001036, 0.0001052, 0.0002212, 0.0002132, 0.0008396, 0.0002008, 0.008342, 0.0002964, 0.0001384, 0.0008188, 0.001096, 0.0007399, 0.0001008, 0.0003332, 0.0001654, 0.001162, 0.0006156, 0.0001704, 0.0004559, 0.0002906, 0.004086, 0.000148, 0.0002516, 0.0001841, 0.0001194, 0.001493, 0.000164, 0.002795, 0.000546, 0.005685, 0.0002478, 0.0003629, 0.0003522, 0.0003815, 0.0007809, 0.0005212, 0.0006456, 0.0003405, 0.0004749, 0.0002623], "xaxis": "x12", "y": [2, 3, 2, 6, 4, 4, 2, 6, 6, 4, 8, 8, 8, 8, 7, 7, 8, 7, 5, 8, 7, 8, 8, 7, 8, 6, 7, 5, 8, 7, 8, 8, 8, 7, 8, 6, 3, 7, 8, 6, 8, 5, 5, 5, 4, 5, 4, 3, 4, 6], "yaxis": "y12"}, {"type": "scatter", "xaxis": "x16", "yaxis": "y16"}], "layout": {"title": {"text": "Contour Plot"}, "xaxis": {"anchor": "y", "domain": [0, 0.2125], "matches": "x13", "range": [-0.15, 3.15], "showticklabels": false, "type": "category"}, "xaxis10": {"anchor": "y10", "domain": [0.2625, 0.475], "matches": "x14", "range": [0.08, 0.52], "showticklabels": false}, "xaxis11": {"anchor": "y11", "domain": [0.525, 0.7375], "matches": "x15", "range": [1.7, 8.3], "showticklabels": false}, "xaxis12": {"anchor": "y12", "domain": [0.7875, 1], "matches": "x16", "range": [-4.092, -1.983], "showticklabels": false, "type": "log"}, "xaxis13": {"anchor": "y13", "domain": [0, 0.2125], "range": [-0.15, 3.15], "title": {"text": "architecture"}, "type": "category"}, "xaxis14": {"anchor": "y14", "domain": [0.2625, 0.475], "range": [0.08, 0.52], "title": {"text": "dropout"}}, "xaxis15": {"anchor": "y15", "domain": [0.525, 0.7375], "range": [1.7, 8.3], "title": {"text": "embedding_dim"}}, "xaxis16": {"anchor": "y16", "domain": [0.7875, 1], "range": [-4.092, -1.983], "title": {"text": "lr"}, "type": "log"}, "xaxis2": {"anchor": "y2", "domain": [0.2625, 0.475], "matches": "x14", "range": [0.08, 0.52], "showticklabels": false}, "xaxis3": {"anchor": "y3", "domain": [0.525, 0.7375], "matches": "x15", "range": [1.7, 8.3], "showticklabels": false}, "xaxis4": {"anchor": "y4", "domain": [0.7875, 1], "matches": "x16", "range": [-4.092, -1.983], "showticklabels": false, "type": "log"}, "xaxis5": {"anchor": "y5", "domain": [0, 0.2125], "matches": "x13", "range": [-0.15, 3.15], "showticklabels": false, "type": "category"}, "xaxis6": {"anchor": "y6", "domain": [0.2625, 0.475], "matches": "x14", "range": [0.08, 0.52], "showticklabels": false}, "xaxis7": {"anchor": "y7", "domain": [0.525, 0.7375], "matches": "x15", "range": [1.7, 8.3], "showticklabels": false}, "xaxis8": {"anchor": "y8", "domain": [0.7875, 1], "matches": "x16", "range": [-4.092, -1.983], "showticklabels": false, "type": "log"}, "xaxis9": {"anchor": "y9", "domain": [0, 0.2125], "matches": "x13", "range": [-0.15, 3.15], "showticklabels": false, "type": "category"}, "yaxis": {"anchor": "x", "domain": [0.8063, 1], "range": [-0.15, 3.15], "title": {"text": "architecture"}, "type": "category"}, "yaxis10": {"anchor": "x10", "domain": [0.2687, 0.4625], "matches": "y9", "range": [1.7, 8.3], "showticklabels": false}, "yaxis11": {"anchor": "x11", "domain": [0.2687, 0.4625], "matches": "y9", "range": [1.7, 8.3], "showticklabels": false}, "yaxis12": {"anchor": "x12", "domain": [0.2687, 0.4625], "matches": "y9", "range": [1.7, 8.3], "showticklabels": false}, "yaxis13": {"anchor": "x13", "domain": [0, 0.1938], "range": [-4.092, -1.983], "title": {"text": "lr"}, "type": "log"}, "yaxis14": {"anchor": "x14", "domain": [0, 0.1938], "matches": "y13", "range": [-4.092, -1.983], "showticklabels": false, "type": "log"}, "yaxis15": {"anchor": "x15", "domain": [0, 0.1938], "matches": "y13", "range": [-4.092, -1.983], "showticklabels": false, "type": "log"}, "yaxis16": {"anchor": "x16", "domain": [0, 0.1938], "matches": "y13", "range": [-4.092, -1.983], "showticklabels": false, "type": "log"}, "yaxis2": {"anchor": "x2", "domain": [0.8063, 1], "matches": "y", "range": [-0.15, 3.15], "showticklabels": false, "type": "category"}, "yaxis3": {"anchor": "x3", "domain": [0.8063, 1], "matches": "y", "range": [-0.15, 3.15], "showticklabels": false, "type": "category"}, "yaxis4": {"anchor": "x4", "domain": [0.8063, 1], "matches": "y", "range": [-0.15, 3.15], "showticklabels": false, "type": "category"}, "yaxis5": {"anchor": "x5", "domain": [0.5375, 0.7312], "range": [0.08, 0.52], "title": {"text": "dropout"}}, "yaxis6": {"anchor": "x6", "domain": [0.5375, 0.7312], "matches": "y5", "range": [0.08, 0.52], "showticklabels": false}, "yaxis7": {"anchor": "x7", "domain": [0.5375, 0.7312], "matches": "y5", "range": [0.08, 0.52], "showticklabels": false}, "yaxis8": {"anchor": "x8", "domain": [0.5375, 0.7312], "matches": "y5", "range": [0.08, 0.52], "showticklabels": false}, "yaxis9": {"anchor": "x9", "domain": [0.2687, 0.4625], "range": [1.7, 8.3], "title": {"text": "embedding_dim"}}}}
